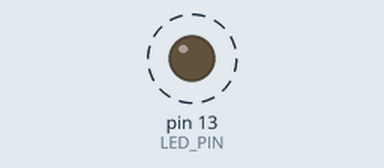
This sketch was run on a simulated Arduino Uno, built with avr-gcc and run on an emulated ATmega328P. Parts: output pins drawn as LEDs (lit = HIGH). Dashed ring = blinking. What the sketch prints to the serial monitor is not drawn.

Above: at 0.5 s.
Timing chart, 0 to 3.0 s (numbered marks = the images above):
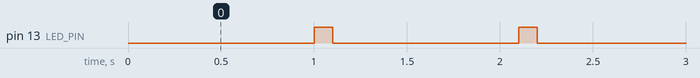

The sketch:

blinker.ino
```cpp
const int LED_PIN = 13;


void setup(){
    Serial.begin(9600);
    pinMode(LED_PIN, OUTPUT);

}

void loop() {

    Serial.println("A");
    delay(1000);
    digitalWrite(LED_PIN, HIGH);
    delay(100);
    digitalWrite(LED_PIN, LOW);
}
```

Measured:
- by itself, pin 13 (LED_PIN): alternates HIGH for 0.10 s and LOW for 1.0 s
